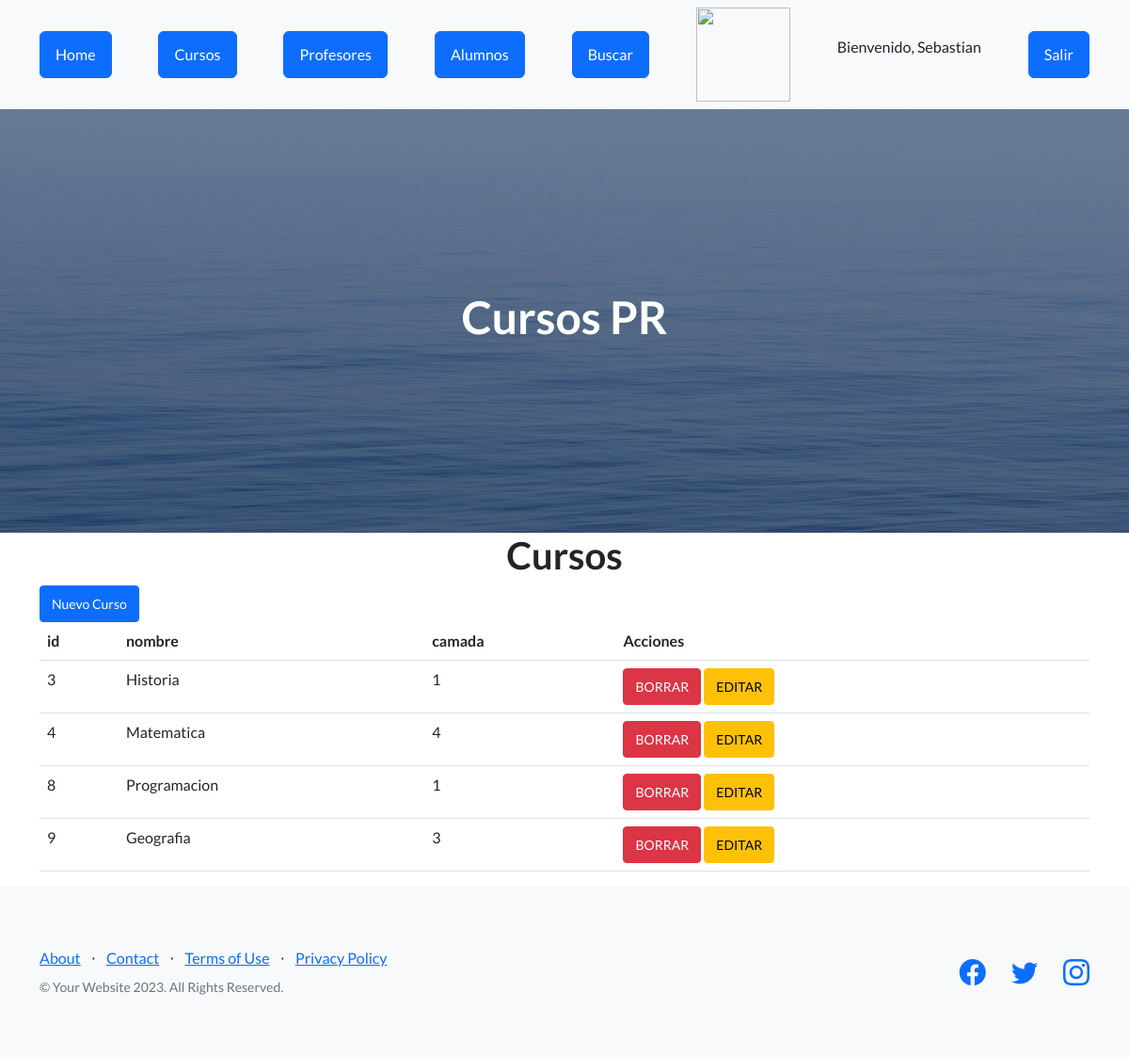
Page /App_tercera/ver_cursos (signed in) on the earlier database version.
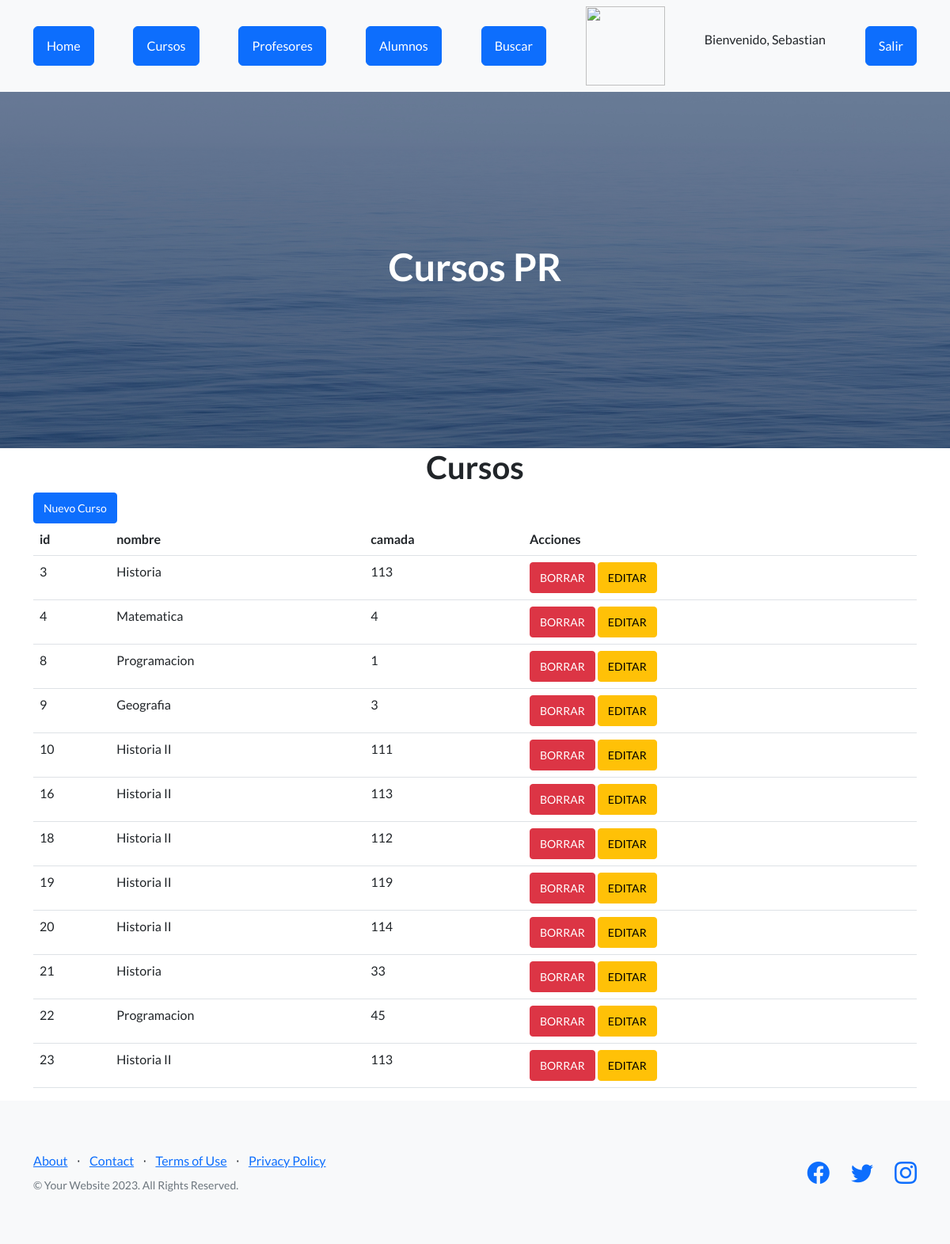
Same page on the later database version.
### App_tercera/models.py (models this page shows, shortened)
class Curso(models.Model):
    nombre = models.CharField(max_length=40)
    camada = models.IntegerField()

### App_tercera/views.py (the view)
# urls.py: path("ver_cursos", views.ver_cursos, name="cursos"),
def ver_cursos(request):
    cursos = Curso.objects.all()
    avatares = None
    if request.user.is_authenticated:
        avatares = Avatar.objects.filter(user=request.user)
    return render(request, 'cursos.html', {'cursos': cursos, 'avatares': avatares})

### App_tercera/Template/cursos.html
{% extends "padre.html" %}
{% load static %}
{% block contenido %}
    <main class="container">
        <h1 class="text-xl-center title"> Cursos </h1>
        {% if user.is_authenticated and user.is_staff %}
            <a href="alta_curso" class="btn btn-primary btn-sm">Nuevo Curso</a>
        {% endif %}
        <table class="table">
            <thead>
                <tr>
                    <th>id</th>
                    <th>nombre</th>
                    <th>camada</th>
                    {% if user.is_authenticated and user.is_staff %}
                        <th>Acciones</th>
                    {% endif %}
                </tr>
            </thead>
            <tbody>
                {% for n in cursos %}
                    <tr>
                        <td>{{n.id}}</td>
                        <td>{{n.nombre}}</td>
                        <td>{{n.camada}}</td>
                        {% if user.is_authenticated and user.is_staff %}
                            <td>
                                <a href="{% url 'elimina_curso' n.id %}" class="btn btn-danger btn-sm">BORRAR</a>
                                <a href="{% url 'editar_curso'  n.id %}" class="btn btn-warning btn-sm">EDITAR</a>
                            </td>
                        {% endif %}
                    </tr>
                {% endfor %}
            </tbody>
        </table>
    </main>
{% endblock %}

### App_tercera/Template/Padre.html (shortened to what this page needs)
<!DOCTYPE html>
<html lang="en">
    <head>
        {% load static %}
        <link href="https://cdn.jsdelivr.net/npm/bootstrap-icons@1.5.0/font/bootstrap-icons.css" rel="stylesheet" type="text/css" />
        <link href="{% static 'App_tercera/css/styles.css' %}" rel="stylesheet" />
    </head>
    <body>
        <nav class="navbar navbar-light bg-light static-top">
            <div class="container">
                <a class="btn btn-primary" href="{% url 'home' %}">Home</a>
                <a class="btn btn-primary" href="{% url 'cursos' %}">Cursos</a>
                <a class="btn btn-primary" href="{% url 'ver_profesores' %}">Profesores</a>
                <a class="btn btn-primary" href="{% url 'ver_alumnos' %}">Alumnos</a>
                <a class="btn btn-primary" href="{% url 'buscar curso' %}">Buscar </a>
                {% if  request.user.is_authenticated %}
                <img src="{{ url }}" alt="" width="100px" height="100px">
                <p>Bienvenido, {{user.username}}</p>
                <form action="{% url 'Logout' %}" method="post">
                    <button type="submit" class="btn btn-primary">Salir</button>
                </form>
                {% endif %}
            </div>
        </nav>
        <header class="masthead">
            <div class="container position-relative">
                <h1 class="text-center" style="color:white">Cursos PR</h1>
            </div>
        </header>
        {% block contenido %}
        {% endblock %}
        <footer class="footer bg-light">
            <div class="container">
                <div class="row">
                    <div class="col-lg-6 h-100 text-center text-lg-start my-auto">
                        <ul class="list-inline mb-2">
                            <li class="list-inline-item"><a href="#!">About</a></li>
                            <li class="list-inline-item">⋅</li>
                            <li class="list-inline-item"><a href="#!">Contact</a></li>
                            <li class="list-inline-item">⋅</li>
                            <li class="list-inline-item"><a href="#!">Terms of Use</a></li>
                            <li class="list-inline-item">⋅</li>
                            <li class="list-inline-item"><a href="#!">Privacy Policy</a></li>
                        </ul>
                        <p class="text-muted small mb-4 mb-lg-0">&copy; Your Website 2023. All Rights Reserved.</p>
                    </div>
                    <div class="col-lg-6 h-100 text-center text-lg-end my-auto">
                        <ul class="list-inline mb-0">
                            <li class="list-inline-item me-4">
                                <a href="#!"><i class="bi-facebook fs-3"></i></a>
                            </li>
                            <li class="list-inline-item me-4">
                                <a href="#!"><i class="bi-twitter fs-3"></i></a>
                            </li>
                            <li class="list-inline-item">
                                <a href="#!"><i class="bi-instagram fs-3"></i></a>
                            </li>
                        </ul>
                    </div>
                </div>
            </div>
        </footer>
    </body>
</html>

Differences in the rows shown:
changed Curso id 3: camada "1" → "113"
added Curso: id "10", nombre "Historia II", camada "111"
added Curso: id "16", nombre "Historia II", camada "113"
added Curso: id "18", nombre "Historia II", camada "112"
added Curso: id "19", nombre "Historia II", camada "119"
added Curso: id "20", nombre "Historia II", camada "114"
added Curso: id "21", nombre "Historia", camada "33"
added Curso: id "22", nombre "Programacion", camada "45"
added Curso: id "23", nombre "Historia II", camada "113"
